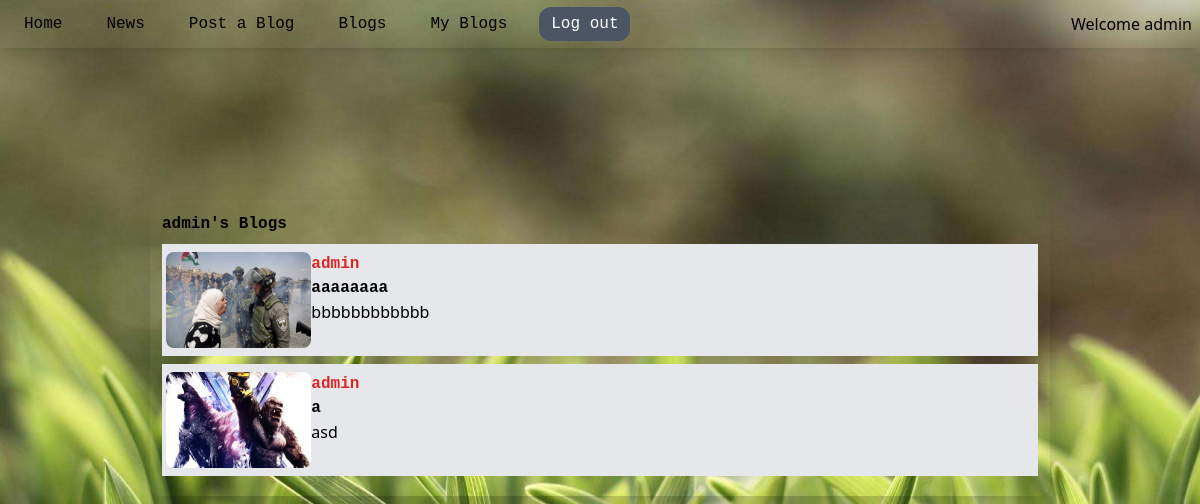
The page /blogs/1/ (signed in) on the database its author committed.
### blogs/models.py (models this page shows, shortened)
class BlogPost(models.Model):
    title = models.CharField(max_length=250,unique=True,null=False,blank=False)
    summary = models.TextField()
    posted_at = models.DateTimeField(auto_now_add=True)
    posted_by = models.ForeignKey(User,on_delete=models.CASCADE, related_name='related_blogs')
    image_small = models.ImageField(upload_to='images/',null=True,blank=True)
    class Meta:
        ordering = ('-posted_at',)

### blogs/views.py (the view)
# urls.py: path('<int:user_id>/',views.user_blogs,name="UserBlogs"),
def user_blogs(request,user_id):
    if not request.user.is_authenticated:
        return render(request,'main/login.html',{'message':"Log in to proceed."})
    user = get_object_or_404(User,id=user_id)
    user_blogs = user.related_blogs.all()
    return render(request,"blogs/user's_blogs.html",{'user_blogs':user_blogs,'Blogger':user.username})

### blogs/templates/blogs/user's_blogs.html (shortened to what this page needs)
{% extends "main/base.html" %}
{%block content%}
<div class="my-32 mx-auto  rounded-xl px-3 py-3 shadow-2xl w-3/4">
    <h1 class="mx-auto font-mono font-extrabold">{{Blogger}}'s Blogs</h1>
{%for blog in user_blogs%}
        <a href="{% url 'blogs:BlogPost' title=blog.title %}">
            <div class="grid  grid-rows-4 grid-cols-6 grid-flow-col mb-2 hover:ring-black hover:ring-4 hover:pl-3 hover:duration-300 bg-gray-200 pl-1 py-2 mt-2">
            {%if blog.image_small%}
            <div class=" row-span-4 h-20">
                <img src="{{blog.image_small.url}}" alt="Blog Image" class="h-24 rounded-lg">
            </div>
            {%endif%}
            <div class="font-mono font-extrabold ml-0 col-span-6 overflow-hidden text-red-600">{{blog.posted_by}}</div>
            <div class="font-mono font-extrabold ml-0 col-span-6 overflow-hidden">{{blog.title}}</div>
            <div class="font-extralight col-span-6 row-span-2 grid-flow-dense  line-clamp-2">{{blog.summary}} </div>
            </div>
        </a>
{% endfor %}
</div>
{%endblock%}

### main/templates/main/base.html (shortened to what this page needs)
<!DOCTYPE html>
{% load static%}
<html>
    <head>
        <link rel="stylesheet" href="https://cdnjs.cloudflare.com/ajax/libs/font-awesome/4.7.0/css/font-awesome.min.css">
        <script src="https://cdn.tailwindcss.com"></script>
    </head>
    <body class="w-full h-screen bg-cover bg-center bg-no-repeat bg-fixed ">
        <div>
        <nav class="pt-3 font-mono shadow-lg pb-3 fixed top-0 w-full">
                <ul class="flex gap-5 px-3">
                  <li><a class="btn-black" href="{%url 'main:Home' %}">Home</a></li>
                  <li><a class="btn-black" href={% url 'main:News'%}>News</a></li>
                  <li><a class="btn-black" href="{% url 'blogs:CreateBlog'%}">Post a Blog</a></li>
                  <li><a class="btn-black" href="{% url 'blogs:BlogsPage' %}">Blogs</a></li>
                  {%if  request.user.is_authenticated %}
                  <li><a class="btn-black" href="{% url 'blogs:UserBlogs' request.user.id %}">My Blogs</a></li>
                  <li><a class="btn-black  text-white bg-gray-600 py-2" href={% url 'main:logout' %}>Log out</a></li>
                  <li class="font-sans font-medium ml-10 absolute right-2">Welcome {{user}}</li>
                  {%else%}
                  <li ><a class="hover:bg-red-500 hover:duration-300 hover:text-white rounded-xl px-3 py-2 hover:py-3" href={% url 'main:Reg' %}>Sign Up</a></li>
                  <li><a class="hover:bg-green-500 hover:duration-300 hover:text-white rounded-xl px-3 py-2 hover:py-3" href={% url 'main:Login' %}>Log in </a></li>
                  {%endif%}
                </ul>
        </nav>
    <br><br><br>
        {%block content%}{%endblock%}
    </div>
    </body>
</html>

### rows shown on the page
BlogPost: image_small (picture), posted_by "admin", title "aaaaaaaa", summary "bbbbbbbbbbbb"
BlogPost: image_small (picture), posted_by "admin", title "a", summary "asd"

### other values the page prints
{{ user }} "admin"
{{ Blogger }} "admin"
